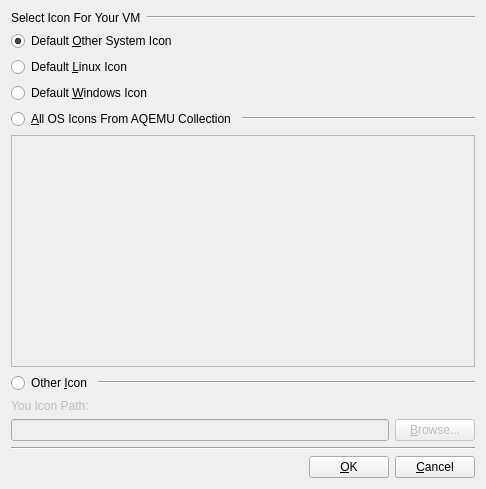
<ui version="4.0" >
 <author>Andrey Rijov</author>
 <class>Select_Icon_Window</class>
 <widget class="QDialog" name="Select_Icon_Window" >
  <property name="geometry" >
   <rect>
    <x>0</x>
    <y>0</y>
    <width>486</width>
    <height>489</height>
   </rect>
  </property>
  <property name="windowTitle" >
   <string>Change Icon</string>
  </property>
  <property name="windowIcon" >
   <iconset resource="images.qrc" >
    <normaloff>:/icon.png</normaloff>:/icon.png</iconset>
  </property>
  <layout class="QGridLayout" name="gridLayout" >
   <item row="0" column="0" colspan="2" >
    <layout class="QHBoxLayout" name="horizontalLayout" >
     <item>
      <widget class="QLabel" name="Label_Select_Icon" >
       <property name="sizePolicy" >
        <sizepolicy vsizetype="Preferred" hsizetype="Maximum" >
         <horstretch>0</horstretch>
         <verstretch>0</verstretch>
        </sizepolicy>
       </property>
       <property name="text" >
        <string>Select Icon For Your VM</string>
       </property>
      </widget>
     </item>
     <item>
      <widget class="Line" name="line" >
       <property name="orientation" >
        <enum>Qt::Horizontal</enum>
       </property>
      </widget>
     </item>
    </layout>
   </item>
   <item row="1" column="0" >
    <widget class="QRadioButton" name="RB_Icon_Other" >
     <property name="text" >
      <string>Default &amp;Other System Icon</string>
     </property>
     <property name="checked" >
      <bool>true</bool>
     </property>
    </widget>
   </item>
   <item row="2" column="0" >
    <widget class="QRadioButton" name="RB_Icon_Linux" >
     <property name="text" >
      <string>Default &amp;Linux Icon</string>
     </property>
    </widget>
   </item>
   <item row="3" column="0" >
    <widget class="QRadioButton" name="RB_Icon_Windows" >
     <property name="text" >
      <string>Default &amp;Windows Icon</string>
     </property>
    </widget>
   </item>
   <item row="4" column="0" colspan="2" >
    <layout class="QHBoxLayout" name="horizontalLayout_2" >
     <item>
      <widget class="QRadioButton" name="RB_All_System_Icons" >
       <property name="sizePolicy" >
        <sizepolicy vsizetype="Fixed" hsizetype="Maximum" >
         <horstretch>0</horstretch>
         <verstretch>0</verstretch>
        </sizepolicy>
       </property>
       <property name="text" >
        <string>&amp;All OS Icons From AQEMU Collection</string>
       </property>
      </widget>
     </item>
     <item>
      <widget class="Line" name="line_2" >
       <property name="orientation" >
        <enum>Qt::Horizontal</enum>
       </property>
      </widget>
     </item>
    </layout>
   </item>
   <item row="5" column="0" colspan="2" >
    <widget class="QListWidget" name="All_Icons_List" >
     <property name="enabled" >
      <bool>false</bool>
     </property>
     <property name="autoScroll" >
      <bool>true</bool>
     </property>
     <property name="dragDropMode" >
      <enum>QAbstractItemView::NoDragDrop</enum>
     </property>
     <property name="iconSize" >
      <size>
       <width>64</width>
       <height>64</height>
      </size>
     </property>
     <property name="textElideMode" >
      <enum>Qt::ElideMiddle</enum>
     </property>
     <property name="verticalScrollMode" >
      <enum>QAbstractItemView::ScrollPerPixel</enum>
     </property>
     <property name="horizontalScrollMode" >
      <enum>QAbstractItemView::ScrollPerPixel</enum>
     </property>
     <property name="movement" >
      <enum>QListView::Static</enum>
     </property>
     <property name="layoutMode" >
      <enum>QListView::Batched</enum>
     </property>
     <property name="spacing" >
      <number>10</number>
     </property>
     <property name="viewMode" >
      <enum>QListView::IconMode</enum>
     </property>
     <property name="wordWrap" >
      <bool>true</bool>
     </property>
    </widget>
   </item>
   <item row="6" column="0" colspan="2" >
    <layout class="QHBoxLayout" name="horizontalLayout_3" >
     <item>
      <widget class="QRadioButton" name="RB_User_Icons" >
       <property name="sizePolicy" >
        <sizepolicy vsizetype="Fixed" hsizetype="Maximum" >
         <horstretch>0</horstretch>
         <verstretch>0</verstretch>
        </sizepolicy>
       </property>
       <property name="text" >
        <string>Other &amp;Icon</string>
       </property>
      </widget>
     </item>
     <item>
      <widget class="Line" name="line_3" >
       <property name="orientation" >
        <enum>Qt::Horizontal</enum>
       </property>
      </widget>
     </item>
    </layout>
   </item>
   <item row="7" column="0" >
    <widget class="QLabel" name="Label_You_Icon_Path" >
     <property name="enabled" >
      <bool>false</bool>
     </property>
     <property name="text" >
      <string>You Icon Path:</string>
     </property>
    </widget>
   </item>
   <item row="8" column="0" >
    <widget class="QLineEdit" name="Edit_Other_Icon_Path" >
     <property name="enabled" >
      <bool>false</bool>
     </property>
    </widget>
   </item>
   <item row="8" column="1" >
    <widget class="QPushButton" name="Button_Browse" >
     <property name="enabled" >
      <bool>false</bool>
     </property>
     <property name="text" >
      <string>&amp;Browse...</string>
     </property>
    </widget>
   </item>
   <item row="9" column="0" colspan="2" >
    <widget class="Line" name="line_4" >
     <property name="orientation" >
      <enum>Qt::Horizontal</enum>
     </property>
    </widget>
   </item>
   <item row="10" column="0" colspan="2" >
    <layout class="QGridLayout" >
     <property name="margin" >
      <number>0</number>
     </property>
     <property name="spacing" >
      <number>6</number>
     </property>
     <item row="0" column="1" >
      <widget class="QPushButton" name="Button_OK" >
       <property name="text" >
        <string>&amp;OK</string>
       </property>
       <property name="icon" >
        <iconset resource="images.qrc" >
         <normaloff>:/ok.png</normaloff>:/ok.png</iconset>
       </property>
      </widget>
     </item>
     <item row="0" column="0" >
      <spacer>
       <property name="orientation" >
        <enum>Qt::Horizontal</enum>
       </property>
       <property name="sizeHint" stdset="0" >
        <size>
         <width>40</width>
         <height>20</height>
        </size>
       </property>
      </spacer>
     </item>
     <item row="0" column="2" >
      <widget class="QPushButton" name="Button_Cancel" >
       <property name="text" >
        <string>&amp;Cancel</string>
       </property>
       <property name="icon" >
        <iconset resource="images.qrc" >
         <normaloff>:/cancel.png</normaloff>:/cancel.png</iconset>
       </property>
      </widget>
     </item>
    </layout>
   </item>
  </layout>
 </widget>
 <tabstops>
  <tabstop>RB_Icon_Other</tabstop>
  <tabstop>RB_Icon_Linux</tabstop>
  <tabstop>RB_Icon_Windows</tabstop>
  <tabstop>RB_All_System_Icons</tabstop>
  <tabstop>All_Icons_List</tabstop>
  <tabstop>RB_User_Icons</tabstop>
  <tabstop>Edit_Other_Icon_Path</tabstop>
  <tabstop>Button_Browse</tabstop>
  <tabstop>Button_OK</tabstop>
  <tabstop>Button_Cancel</tabstop>
 </tabstops>
 <resources>
  <include location="images.qrc" />
 </resources>
 <connections>
  <connection>
   <sender>Button_Cancel</sender>
   <signal>clicked()</signal>
   <receiver>Select_Icon_Window</receiver>
   <slot>reject()</slot>
   <hints>
    <hint type="sourcelabel" >
     <x>488</x>
     <y>481</y>
    </hint>
    <hint type="destinationlabel" >
     <x>219</x>
     <y>214</y>
    </hint>
   </hints>
  </connection>
  <connection>
   <sender>RB_All_System_Icons</sender>
   <signal>toggled(bool)</signal>
   <receiver>All_Icons_List</receiver>
   <slot>setEnabled(bool)</slot>
   <hints>
    <hint type="sourcelabel" >
     <x>179</x>
     <y>131</y>
    </hint>
    <hint type="destinationlabel" >
     <x>72</x>
     <y>206</y>
    </hint>
   </hints>
  </connection>
  <connection>
   <sender>RB_User_Icons</sender>
   <signal>toggled(bool)</signal>
   <receiver>Label_You_Icon_Path</receiver>
   <slot>setEnabled(bool)</slot>
   <hints>
    <hint type="sourcelabel" >
     <x>56</x>
     <y>364</y>
    </hint>
    <hint type="destinationlabel" >
     <x>21</x>
     <y>396</y>
    </hint>
   </hints>
  </connection>
  <connection>
   <sender>RB_User_Icons</sender>
   <signal>toggled(bool)</signal>
   <receiver>Edit_Other_Icon_Path</receiver>
   <slot>setEnabled(bool)</slot>
   <hints>
    <hint type="sourcelabel" >
     <x>69</x>
     <y>367</y>
    </hint>
    <hint type="destinationlabel" >
     <x>64</x>
     <y>430</y>
    </hint>
   </hints>
  </connection>
  <connection>
   <sender>RB_User_Icons</sender>
   <signal>toggled(bool)</signal>
   <receiver>Button_Browse</receiver>
   <slot>setEnabled(bool)</slot>
   <hints>
    <hint type="sourcelabel" >
     <x>82</x>
     <y>367</y>
    </hint>
    <hint type="destinationlabel" >
     <x>457</x>
     <y>419</y>
    </hint>
   </hints>
  </connection>
 </connections>
</ui>
